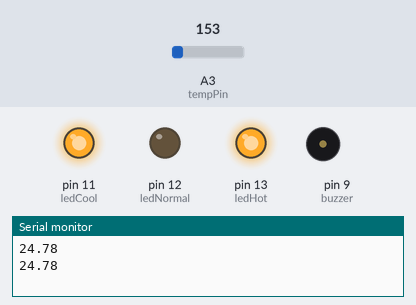
Simulated run of this sketch. Board: Arduino Uno, built with avr-gcc and run on an emulated ATmega328P. Shown: output pins drawn as LEDs (lit = HIGH), buzzer (waves = sounding), the last lines printed to the serial monitor. The inputs (shaded band) are chosen by the test bench; at power-on: A3 (tempPin) = 153.

Above: at 1.8 s.
1.9 s: A3 (tempPin) set to 181
At 2.8 s:
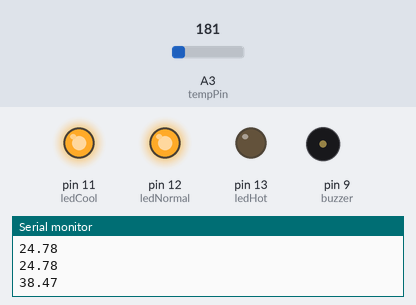
5.5 s: A3 (tempPin) set to 133
At 7.0 s:
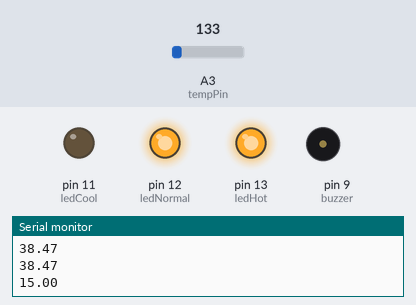
7.5 s: A3 (tempPin) set to 165
At 8.1 s:
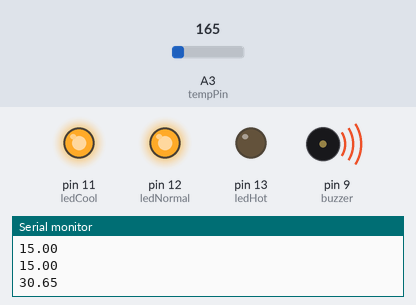
11.6 s: A3 (tempPin) set to 114
At 12.9 s:
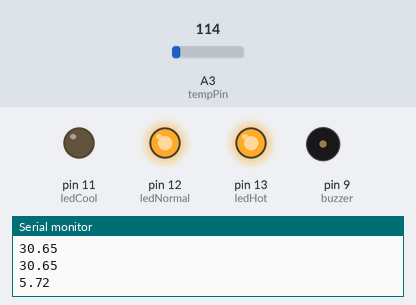
Timing chart, 0 to 14.5 s (numbered marks = the images above; inputs shaded):
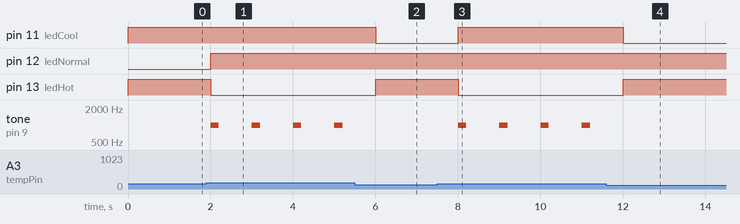

The sketch:

Temparaturesensor.ino
```cpp
const int tempPin = A3;
const int ledCool = 11;
const int ledNormal = 12;
const int ledHot = 13;
const int buzzer = 9;

void setup() {
  pinMode(ledCool, OUTPUT);
  pinMode(ledNormal, OUTPUT);
  pinMode(ledHot, OUTPUT);
  pinMode(buzzer, OUTPUT);
  Serial.begin(9600);
}

void loop() {
  int sensorVal = analogRead(tempPin);
  float voltage = sensorVal * (5.0 / 1023.0);
  float temperatureC = (voltage - 0.5) * 100;

  Serial.println(temperatureC);

  // Turn all LEDs ON first
  digitalWrite(ledCool, HIGH);
  digitalWrite(ledNormal, HIGH);
  digitalWrite(ledHot, HIGH);
  digitalWrite(buzzer, LOW);

  if (temperatureC < 20) {
    // Cool condition: turn OFF cool LED
    digitalWrite(ledCool, LOW);
  } else if (temperatureC < 30) {
    // Normal: turn OFF normal LED
    digitalWrite(ledNormal, LOW);
  } else {
    // Hot: turn OFF hot LED and activate buzzer
    digitalWrite(ledHot, LOW);
    tone(buzzer, 1000, 200);
  }

  delay(1000);
}
```

Measured:
- the behaviour switches between 163 and 164 on A3 (tempPin) (found by bisection; images 0 and 1)
- after the input at 1.9 s, pin 12 (ledNormal): LOW → HIGH after 0.10 s; pin 13 (ledHot): HIGH → LOW after 0.10 s; tone on pin 9 (buzzer): alternates 1000 Hz for 0.20 s and silent for 0.80 s, starting after 0.10 s
- after the input at 5.5 s, pin 11 (ledCool): HIGH → LOW after 0.50 s; pin 13 (ledHot): LOW → HIGH after 0.50 s; tone on pin 9 (buzzer): stops changing and stays silent
- after the input at 7.5 s, pin 11 (ledCool): LOW → HIGH after 0.51 s; pin 13 (ledHot): HIGH → LOW after 0.51 s; tone on pin 9 (buzzer): alternates 1000 Hz for 0.20 s and silent for 0.80 s, starting after 0.51 s
- after the input at 11.6 s, pin 11 (ledCool): HIGH → LOW after 0.41 s; pin 13 (ledHot): LOW → HIGH after 0.41 s; tone on pin 9 (buzzer): stops changing and stays silent
